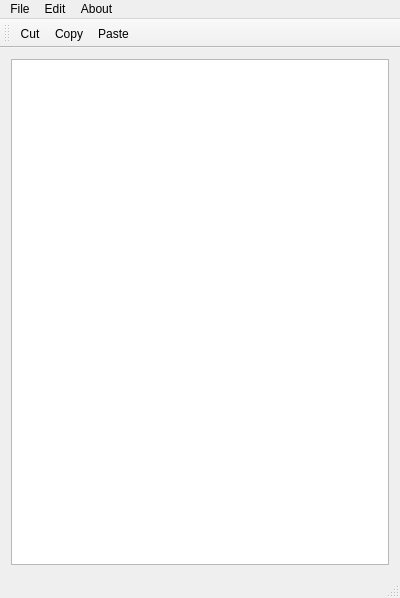
<?xml version="1.0" encoding="UTF-8"?>
<ui version="4.0">
 <class>MainWindow</class>
 <widget class="QMainWindow" name="MainWindow">
  <property name="geometry">
   <rect>
    <x>0</x>
    <y>0</y>
    <width>400</width>
    <height>598</height>
   </rect>
  </property>
  <property name="windowTitle">
   <string>MainWindow</string>
  </property>
  <widget class="QWidget" name="centralWidget">
   <layout class="QHBoxLayout" name="horizontalLayout">
    <item>
     <widget class="QTextEdit" name="textEdit"/>
    </item>
   </layout>
  </widget>
  <widget class="QMenuBar" name="menuBar">
   <property name="geometry">
    <rect>
     <x>0</x>
     <y>0</y>
     <width>400</width>
     <height>21</height>
    </rect>
   </property>
   <widget class="QMenu" name="menuFile">
    <property name="title">
     <string>File</string>
    </property>
    <addaction name="actionNew"/>
    <addaction name="actionOpen"/>
    <addaction name="separator"/>
    <addaction name="actionSave"/>
    <addaction name="actionSave_as"/>
   </widget>
   <widget class="QMenu" name="menuEdit">
    <property name="title">
     <string>Edit</string>
    </property>
    <addaction name="actionCut"/>
    <addaction name="actionCopy"/>
    <addaction name="actionPaste"/>
    <addaction name="separator"/>
    <addaction name="actionRedo"/>
    <addaction name="actionUndo"/>
   </widget>
   <widget class="QMenu" name="menuAbout">
    <property name="title">
     <string>About</string>
    </property>
    <addaction name="actionNotepad"/>
   </widget>
   <addaction name="menuFile"/>
   <addaction name="menuEdit"/>
   <addaction name="menuAbout"/>
  </widget>
  <widget class="QToolBar" name="mainToolBar">
   <attribute name="toolBarArea">
    <enum>TopToolBarArea</enum>
   </attribute>
   <attribute name="toolBarBreak">
    <bool>false</bool>
   </attribute>
   <addaction name="actionCut"/>
   <addaction name="actionCopy"/>
   <addaction name="actionPaste"/>
  </widget>
  <widget class="QStatusBar" name="statusBar"/>
  <action name="actionNew">
   <property name="text">
    <string>New</string>
   </property>
  </action>
  <action name="actionOpen">
   <property name="text">
    <string>Open</string>
   </property>
  </action>
  <action name="actionSave">
   <property name="text">
    <string>Save</string>
   </property>
  </action>
  <action name="actionSave_as">
   <property name="text">
    <string>Save as</string>
   </property>
  </action>
  <action name="actionCut">
   <property name="icon">
    <iconset resource="resource.qrc">
     <normaloff>:/img/img/Custom-Icon-Design-Mono-General-2-Cut.ico</normaloff>:/img/img/Custom-Icon-Design-Mono-General-2-Cut.ico</iconset>
   </property>
   <property name="text">
    <string>Cut</string>
   </property>
  </action>
  <action name="actionCopy">
   <property name="icon">
    <iconset resource="resource.qrc">
     <normaloff>:/img/img/Icons8-Ios7-Very-Basic-Copy.ico</normaloff>:/img/img/Icons8-Ios7-Very-Basic-Copy.ico</iconset>
   </property>
   <property name="text">
    <string>Copy</string>
   </property>
  </action>
  <action name="actionPaste">
   <property name="icon">
    <iconset resource="resource.qrc">
     <normaloff>:/img/img/Icons8-Windows-8-Editing-Paste.ico</normaloff>:/img/img/Icons8-Windows-8-Editing-Paste.ico</iconset>
   </property>
   <property name="text">
    <string>Paste</string>
   </property>
  </action>
  <action name="actionRedo">
   <property name="text">
    <string>Redo</string>
   </property>
  </action>
  <action name="actionUndo">
   <property name="text">
    <string>Undo</string>
   </property>
  </action>
  <action name="actionNotepad">
   <property name="text">
    <string>Notepad</string>
   </property>
  </action>
 </widget>
 <layoutdefault spacing="6" margin="11"/>
 <resources>
  <include location="resource.qrc"/>
 </resources>
 <connections/>
</ui>
